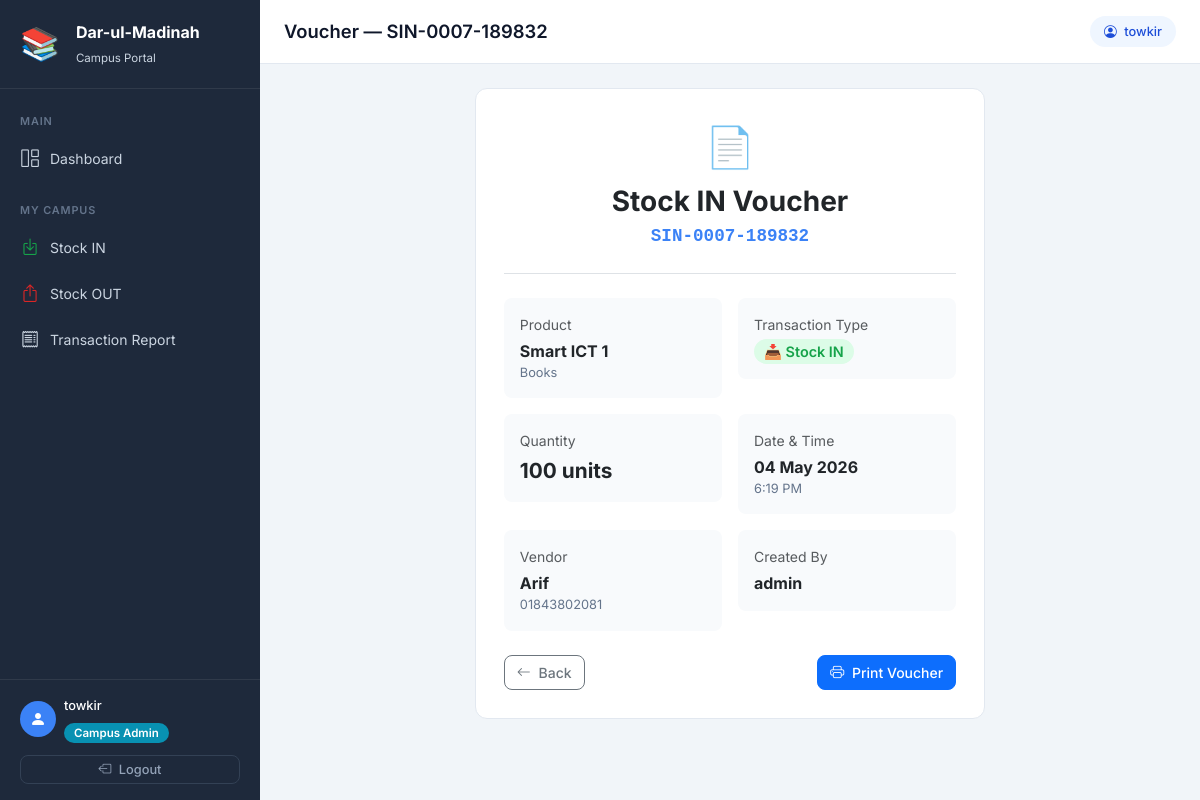
The page /voucher/7/ (signed in) on the database its author committed.
### inventory/models.py (models this page shows, shortened)
class StockLog(models.Model):
    STOCK_IN = 'IN'
    STOCK_OUT = 'OUT'
    TYPE_CHOICES = [
        (STOCK_IN, 'Stock IN (Purchase/Receive)'),
        (STOCK_OUT, 'Stock OUT (Sale/Issue)'),
    ]
    product = models.ForeignKey(
        Product, on_delete=models.CASCADE,
        related_name='stock_logs', verbose_name="Product"
    )
    transaction_type = models.CharField(
        max_length=3, choices=TYPE_CHOICES,
        verbose_name="Transaction Type"
    )
    quantity = models.PositiveIntegerField(verbose_name="Quantity")
    vendor = models.ForeignKey(
        Vendor, on_delete=models.SET_NULL,
        null=True, blank=True,
        related_name='stock_logs', verbose_name="Vendor"
    )
    note = models.TextField(blank=True, null=True, verbose_name="Note/Reason")
    voucher_number = models.CharField(
        max_length=50, unique=True, blank=True,
        verbose_name="Voucher Number"
    )
    created_by = models.ForeignKey(
        User, on_delete=models.SET_NULL,
        null=True, blank=True, verbose_name="Created By"
    )
    created_at = models.DateTimeField(
        default=timezone.now, verbose_name="Date & Time"
    )
    class Meta:
        verbose_name = "Stock Log"
        verbose_name_plural = "Stock Logs"
        ordering = ['-created_at']

class Product(models.Model):
    name = models.CharField(max_length=200, verbose_name="Product Name")
    category = models.ForeignKey(
        Category, on_delete=models.PROTECT,
        related_name='products', verbose_name="Category"
    )
    purchase_price = models.DecimalField(
        max_digits=10, decimal_places=2,
        verbose_name="Purchase Price (৳)"
    )
    selling_price = models.DecimalField(
        max_digits=10, decimal_places=2,
        verbose_name="Selling Price (৳)"
    )
    quantity = models.PositiveIntegerField(default=0, verbose_name="Current Stock")
    opening_stock = models.PositiveIntegerField(default=0, verbose_name="Opening Stock")
    low_stock_threshold = models.PositiveIntegerField(
        default=10, verbose_name="Low Stock Alert Threshold"
    )
    vendor = models.ForeignKey(
        'Vendor', on_delete=models.SET_NULL,
        null=True, blank=True,
        related_name='products', verbose_name="Vendor"
    )
    description = models.TextField(blank=True, null=True, verbose_name="Description")
    created_at = models.DateTimeField(auto_now_add=True)
    updated_at = models.DateTimeField(auto_now=True)
    class Meta:
        verbose_name = "Product"
        verbose_name_plural = "Products"
        ordering = ['name']

class Category(models.Model):
    name = models.CharField(max_length=100, unique=True, verbose_name="Category Name")
    description = models.TextField(blank=True, null=True, verbose_name="Description")
    created_at = models.DateTimeField(auto_now_add=True)
    class Meta:
        verbose_name = "Category"
        verbose_name_plural = "Categories"
        ordering = ['name']

class Vendor(models.Model):
    name = models.CharField(max_length=200, verbose_name="Vendor Name")
    mobile = models.CharField(max_length=20, verbose_name="Mobile Number")
    address = models.TextField(blank=True, null=True, verbose_name="Address")
    bank_account = models.CharField(
        max_length=200, blank=True, null=True,
        verbose_name="Bank Account Details"
    )
    created_at = models.DateTimeField(auto_now_add=True)
    class Meta:
        verbose_name = "Vendor"
        verbose_name_plural = "Vendors"
        ordering = ['name']

### inventory/views.py (the view)
# urls.py: path('voucher/<int:pk>/', views.voucher_detail, name='voucher_detail'),
@login_required
def voucher_detail(request, pk):
    log = get_object_or_404(
        StockLog.objects.select_related(
            'product', 'product__category', 'vendor', 'created_by'
        ), pk=pk)
    return render(request, 'inventory/voucher_detail.html', {
        'log': log,
        'is_super_admin': is_super_admin(request.user),
        'page_title': f'Voucher — {log.voucher_number}',
    })

### inventory/templates/inventory/voucher_detail.html (shortened to what this page needs)
{% extends "inventory/base.html" %}
{% block content %}
<div class="row justify-content-center">
    <div class="col-lg-7">
        <div class="form-card">
            <div class="text-center border-bottom pb-4 mb-4">
                <div style="font-size:2.5rem;">📄</div>
                <h3 class="fw-bold mt-2 mb-1">
                    {% if log.transaction_type == 'IN' %}
                        Stock IN Voucher
                    {% else %}
                        Stock OUT Voucher
                    {% endif %}
                </h3>
                <div style="font-family:monospace;font-size:1.1rem;color:#3b82f6;font-weight:600;">
                    {{ log.voucher_number }}
                </div>
            </div>
            <div class="row g-3 mb-4">
                <div class="col-md-6">
                    <div style="background:#f8fafc;border-radius:8px;padding:16px;">
                        <div class="text-muted small mb-1">Product</div>
                        <div class="fw-bold">{{ log.product.name }}</div>
                        <div style="color:#64748b;font-size:0.8rem;">{{ log.product.category.name }}</div>
                    </div>
                </div>
                <div class="col-md-6">
                    <div style="background:#f8fafc;border-radius:8px;padding:16px;">
                        <div class="text-muted small mb-1">Transaction Type</div>
                        {% if log.transaction_type == 'IN' %}
                            <span class="badge-in" style="font-size:0.9rem;">📥 Stock IN</span>
                        {% else %}
                            <span class="badge-out" style="font-size:0.9rem;">📤 Stock OUT</span>
                        {% endif %}
                    </div>
                </div>
                <div class="col-md-6">
                    <div style="background:#f8fafc;border-radius:8px;padding:16px;">
                        <div class="text-muted small mb-1">Quantity</div>
                        <div class="fw-bold" style="font-size:1.3rem;">{{ log.quantity }} units</div>
                    </div>
                </div>
                <div class="col-md-6">
                    <div style="background:#f8fafc;border-radius:8px;padding:16px;">
                        <div class="text-muted small mb-1">Date & Time</div>
                        <div class="fw-bold">{{ log.created_at|date:"d M Y" }}</div>
                        <div style="color:#64748b;font-size:0.8rem;">{{ log.created_at|date:"g:i A" }}</div>
                    </div>
                </div>
                {% if log.vendor %}
                <div class="col-md-6">
                    <div style="background:#f8fafc;border-radius:8px;padding:16px;">
                        <div class="text-muted small mb-1">Vendor</div>
                        <div class="fw-bold">{{ log.vendor.name }}</div>
                        <div style="color:#64748b;font-size:0.8rem;">{{ log.vendor.mobile }}</div>
                    </div>
                </div>
                {% endif %}
                <div class="col-md-6">
                    <div style="background:#f8fafc;border-radius:8px;padding:16px;">
                        <div class="text-muted small mb-1">Created By</div>
                        <div class="fw-bold">{{ log.created_by.username|default:"—" }}</div>
                    </div>
                </div>
            </div>
            <div class="d-flex gap-2 justify-content-between">
                <div class="d-flex gap-2">
                    <a href="{% url 'stock_log_list' %}" class="btn btn-outline-secondary">
                        <i class="bi bi-arrow-left me-1"></i> Back
                    </a>
                </div>
                <button onclick="window.print()" class="btn btn-primary">
                    <i class="bi bi-printer me-1"></i> Print Voucher
                </button>
            </div>
        </div>
    </div>
</div>
{% endblock %}

### inventory/templates/inventory/base.html (shortened to what this page needs)
<!DOCTYPE html>
<html lang="en">
<head>
    <link href="https://cdn.jsdelivr.net/npm/bootstrap@5.3.0/dist/css/bootstrap.min.css" rel="stylesheet">
    <link href="https://cdn.jsdelivr.net/npm/bootstrap-icons@1.11.0/font/bootstrap-icons.css" rel="stylesheet">
</head>
<body>
<aside class="sidebar">
    <a href="{% url 'dashboard' %}" class="sidebar-brand d-flex align-items-center gap-3">
        <div class="brand-icon">📚</div>
        <div>
            <span class="brand-title">Dar-ul-Madinah</span>
            <span class="brand-sub">
                {% if request.user.is_superuser or request.user.is_staff %}
                    Inventory Software
                {% else %}
                    Campus Portal
                {% endif %}
            </span>
        </div>
    </a>
    <nav class="sidebar-nav">
        <span class="nav-section-label">Main</span>
        <a href="{% url 'dashboard' %}" class="sidebar-link {% if request.resolver_match.url_name == 'dashboard' %}active{% endif %}">
            <i class="bi bi-grid-1x2"></i> Dashboard
        </a>
        {% if request.user.is_superuser or request.user.is_staff %}
        <span class="nav-section-label mt-2">Inventory</span>
        <a href="{% url 'inventory_overview' %}" class="sidebar-link {% if request.resolver_match.url_name == 'inventory_overview' %}active{% endif %}">
            <i class="bi bi-table"></i> Inventory
        </a>
        <a href="{% url 'product_list' %}" class="sidebar-link {% if 'product' in request.resolver_match.url_name %}active{% endif %}">
            <i class="bi bi-box-seam"></i> Products
        </a>
        <a href="{% url 'category_list' %}" class="sidebar-link {% if 'category' in request.resolver_match.url_name %}active{% endif %}">
            <i class="bi bi-tags"></i> Categories
        </a>
        <span class="nav-section-label mt-2">Campus</span>
        <a href="{% url 'campus_list' %}" class="sidebar-link {% if request.resolver_match.url_name == 'campus_list' or request.resolver_match.url_name == 'campus_create' or request.resolver_match.url_name == 'campus_edit' %}active{% endif %}">
            <i class="bi bi-building"></i> Campuses
        </a>
        <a href="{% url 'campus_stock_dashboard' %}" class="sidebar-link {% if request.resolver_match.url_name == 'campus_stock_dashboard' %}active{% endif %}">
            <i class="bi bi-grid-3x3-gap"></i> Campus Stock
        </a>
        <a href="{% url 'campus_transaction_report' %}" class="sidebar-link {% if request.resolver_match.url_name == 'campus_transaction_report' %}active{% endif %}">
            <i class="bi bi-receipt"></i> Campus Transactions
        </a>
        <span class="nav-section-label mt-2">Vendors</span>
        <a href="{% url 'vendor_list' %}" class="sidebar-link {% if 'vendor' in request.resolver_match.url_name %}active{% endif %}">
            <i class="bi bi-people"></i> Vendors
        </a>
        <span class="nav-section-label mt-2">Stock</span>
        <a href="{% url 'stock_log_list' %}" class="sidebar-link {% if request.resolver_match.url_name == 'stock_log_list' %}active{% endif %}">
            <i class="bi bi-arrow-left-right"></i> Transactions
        </a>
        <a href="{% url 'stock_in' %}" class="sidebar-link {% if request.resolver_match.url_name == 'stock_in' %}active{% endif %}">
            <i class="bi bi-box-arrow-in-down" style="color:#16a34a;"></i> Stock IN
        </a>
        <a href="{% url 'stock_out' %}" class="sidebar-link {% if request.resolver_match.url_name == 'stock_out' %}active{% endif %}">
            <i class="bi bi-box-arrow-up" style="color:#dc2626;"></i> Stock OUT
        </a>
        <span class="nav-section-label mt-2">Reports</span>
        <a href="{% url 'reports' %}" class="sidebar-link {% if request.resolver_match.url_name == 'reports' %}active{% endif %}">
            <i class="bi bi-bar-chart-line"></i> Main Report
        </a>
        <a href="{% url 'stock_opening_report' %}" class="sidebar-link {% if request.resolver_match.url_name == 'stock_opening_report' %}active{% endif %}">
            <i class="bi bi-journal-text"></i> Opening Stock
        </a>
        <a href="{% url 'stock_in_report' %}" class="sidebar-link {% if request.resolver_match.url_name == 'stock_in_report' %}active{% endif %}">
            <i class="bi bi-graph-up-arrow"></i> Stock IN Report
        </a>
        <a href="{% url 'stock_out_report' %}" class="sidebar-link {% if request.resolver_match.url_name == 'stock_out_report' %}active{% endif %}">
            <i class="bi bi-graph-down-arrow"></i> Stock OUT Report
        </a>
        <a href="{% url 'vendor_report' %}" class="sidebar-link {% if request.resolver_match.url_name == 'vendor_report' %}active{% endif %}">
            <i class="bi bi-person-lines-fill"></i> Vendor Report
        </a>
        <span class="nav-section-label mt-2">System</span>
        <a href="{% url 'activity_log' %}" class="sidebar-link {% if request.resolver_match.url_name == 'activity_log' %}active{% endif %}">
            <i class="bi bi-clock-history"></i> Activity Log
        </a>
        <a href="/admin/" class="sidebar-link" target="_blank">
            <i class="bi bi-shield-lock"></i> Admin Panel
        </a>
        {% else %}
        <span class="nav-section-label mt-2">My Campus</span>
        <a href="{% url 'campus_inventory_input' %}" class="sidebar-link {% if request.resolver_match.url_name == 'campus_inventory_input' %}active{% endif %}">
            <i class="bi bi-box-arrow-in-down" style="color:#16a34a;"></i> Stock IN
        </a>
        <a href="{% url 'campus_stock_out' %}" class="sidebar-link {% if request.resolver_match.url_name == 'campus_stock_out' %}active{% endif %}">
            <i class="bi bi-box-arrow-up" style="color:#dc2626;"></i> Stock OUT
        </a>
        <a href="{% url 'campus_transaction_report' %}" class="sidebar-link {% if request.resolver_match.url_name == 'campus_transaction_report' %}active{% endif %}">
            <i class="bi bi-receipt"></i> Transaction Report
        </a>
        {% endif %}
    </nav>
    <div class="sidebar-footer">
        <div class="d-flex align-items-center gap-2 mb-2">
            <div style="width:36px;height:36px;background:#3b82f6;border-radius:50%;display:flex;align-items:center;justify-content:center;">
                <i class="bi bi-person-fill text-white" style="font-size:1rem;"></i>
            </div>
            <div>
                <div style="color:#fff;font-size:0.8rem;font-weight:500;">
                    {{ request.user.get_full_name|default:request.user.username }}
                </div>
                <div class="mt-1">
                    {% if request.user.is_superuser or request.user.is_staff %}
                        <span class="role-badge-super">Super Admin</span>
                    {% else %}
                        <span class="role-badge-campus">Campus Admin</span>
                    {% endif %}
                </div>
            </div>
        </div>
        <a href="{% url 'logout' %}" class="btn btn-sm btn-outline-secondary w-100 mt-1" style="border-color:#334155;color:#94a3b8;">
            <i class="bi bi-box-arrow-left me-1"></i> Logout
        </a>
    </div>
</aside>
<div class="main-wrapper">
    <div class="top-navbar">
        <h1 class="page-heading flex-grow-1">
            {% block page_heading %}{{ page_title|default:"Dashboard" }}{% endblock %}
        </h1>
        <div class="user-badge d-none d-md-block">
            <i class="bi bi-person-circle me-1"></i> {{ request.user.username }}
        </div>
    </div>
    <main class="page-content">
        {% block content %}{% endblock %}
    </main>
</div>
</body>
</html>

### rows shown on the page
StockLog: voucher_number "SIN-0007-189832", product.name "Smart ICT 1", product.category.name "Books", quantity "100", created_at "04 May 2026", created_at "6:19 PM", vendor.name "Arif", vendor.mobile "01843802081", created_by.username "admin"

### other values the page prints
{{ request.user.get_full_name|default:request.user.username }} "towkir"
{{ page_title|default:"Dashboard" }} "Voucher — SIN-0007-189832"
{{ request.user.username }} "towkir"
